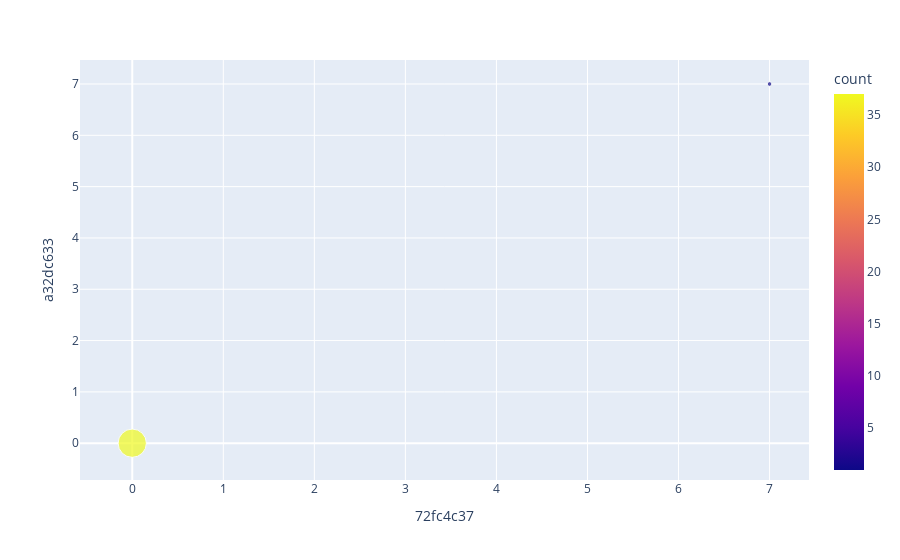

The notebook cell this image was saved under:
### Code cell
dfBroker18_2 = [df for df in dfList if df['name'] == 'abb-edge-18-broker-2'][0]
dfT1 = transposeData(dfBroker18_2['data'], '60T')
df1 = pd.DataFrame(dfT1, columns=['72fc4c37','a32dc633'])

df2 = df1.groupby(['72fc4c37','a32dc633']).size().reset_index(name='count')
display(df2)
fig = px.scatter(df2, x = '72fc4c37', y = 'a32dc633', size='count', color="count")
fig.show()

### Figure 1 — Plotly figure (JSON) as saved in the notebook; plotly's stock layout.template omitted (floating-point values rounded to 4 significant figures)
{"data": [{"hovertemplate": "72fc4c37=%{x}<br>a32dc633=%{y}<br>count=%{marker.color}<extra></extra>", "legendgroup": "", "marker": {"color": [37, 1], "coloraxis": "coloraxis", "size": [37, 1], "sizemode": "area", "sizeref": 0.0925, "symbol": "circle"}, "mode": "markers", "name": "", "orientation": "v", "showlegend": false, "type": "scatter", "x": [0, 7], "xaxis": "x", "y": [0, 7], "yaxis": "y"}], "layout": {"coloraxis": {"colorbar": {"title": {"text": "count"}}, "colorscale": [[0, "#0d0887"], [0.1111, "#46039f"], [0.2222, "#7201a8"], [0.3333, "#9c179e"], [0.4444, "#bd3786"], [0.5556, "#d8576b"], [0.6667, "#ed7953"], [0.7778, "#fb9f3a"], [0.8889, "#fdca26"], [1, "#f0f921"]]}, "legend": {"itemsizing": "constant", "tracegroupgap": 0}, "margin": {"t": 60}, "xaxis": {"anchor": "y", "domain": [0, 1], "title": {"text": "72fc4c37"}}, "yaxis": {"anchor": "x", "domain": [0, 1], "title": {"text": "a32dc633"}}}}
